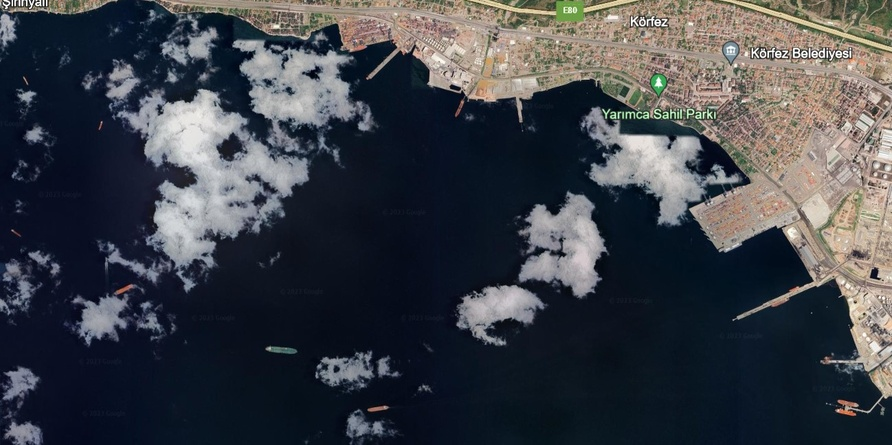
#> input picture m1.jpg, 892 x 445 px, shrunk from 1298 x 648 before the run
$ jupyter execute --allow-errors SENANUR_AGAC_PRJ.ipynb
#> lines starting #> are read from the running program, lines starting #| are printed output that depends on the picture; after the words box and inside, x2 and y2 are one past the last pixel; in counts of white or black regions, pixels touching at a corner belong together
## Proje - Müsilaj Tespiti

## Senanur Ağaç - 200102002043

[cell 1]
import cv2
import matplotlib.pyplot as plt
import numpy as np

def calculate_white_pixel_ratio(image):

    if len(image.shape) == 3:

        gray_image = cv2.cvtColor(image, cv2.COLOR_BGR2GRAY)
    else:
        gray_image = image

    # Beyaz piksellerin sayısını ve toplam piksel sayısını hesapla
    white_pixel_count = np.sum(gray_image == 255)
    total_pixel_count = gray_image.size

    # Beyaz piksel oranını hesapla
    white_pixel_ratio = (white_pixel_count / total_pixel_count) * 100


    print(f"Total Pixels: {total_pixel_count}")
    print(f"White Pixels: {white_pixel_count}")
    print(f"White Pixel Ratio: {white_pixel_ratio:.2f}%")

    return white_pixel_ratio

def process_image(image_path, ax, index):
    # Görüntüyü yükle
#> called with image_path = 'm1.jpg', ax = array of shape (6,), index = 'm1'
    image = cv2.imread(image_path)
#> image is the input picture: shape (445, 892, 3); mean B, G, R 72.3, 65.7, 62.3

    # Gri tonlamaya dönüştür
    gray_image = cv2.cvtColor(image, cv2.COLOR_BGR2GRAY)
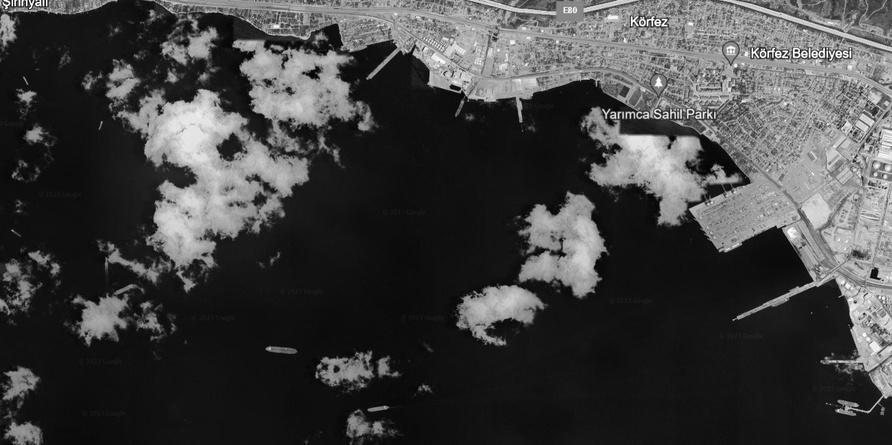
#> gray_image: shape (445, 892); min 0, max 255, mean 65.5

    # İlk subplot: Orijinal Görüntü
    ax[0].imshow(cv2.cvtColor(image, cv2.COLOR_BGR2RGB))
    ax[0].set_title(f'{index} - Original Image')
    ax[0].axis('off')

    ax[1].imshow(gray_image, cmap='gray')
    ax[1].set_title('Gray Image')
    ax[1].axis('off')

    #Blur
    gray_image2 = cv2.cvtColor(image, cv2.COLOR_BGR2GRAY)
    kernel = np.array([[0, -1, 0], [-1, 5, -1], [0, -1, 0]])
    sharpened = cv2.filter2D(gray_image2, -1, kernel)
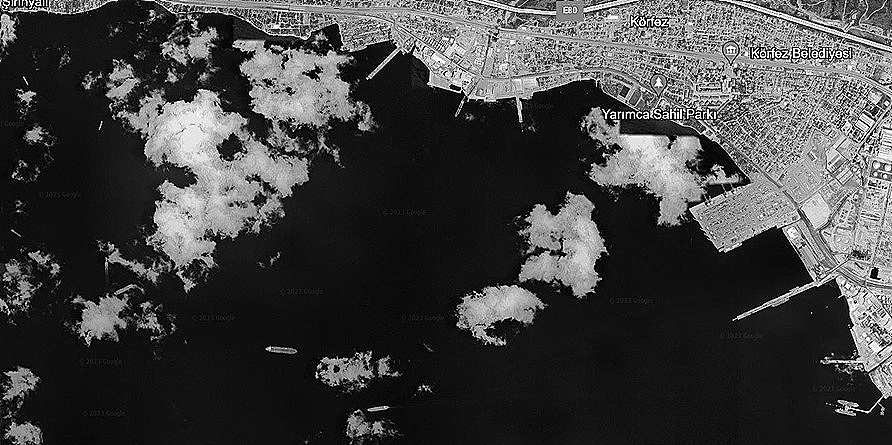
#> sharpened: shape (445, 892); min 0, max 255, mean 66


    ax[2].imshow(sharpened, cmap='gray')
    ax[2].set_title(f'{index} - Sharpened Image')
    ax[2].axis('off')

    # Thresholding (Otsu yöntemi kullanılabilir)
    _, binary_image = cv2.threshold(sharpened, 0, 255, cv2.THRESH_BINARY + cv2.THRESH_OTSU)
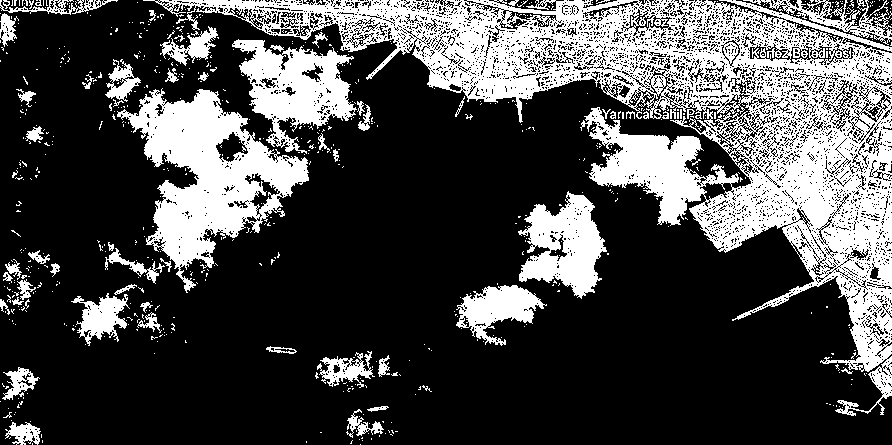
#> binary_image: shape (445, 892); 28.7% white; 703 white regions (644 under 20 px), largest, box (x1, y1, x2, y2) and area: (143, 0, 892, 416) 72015, (117, 88, 309, 293) 15728, (232, 39, 357, 154) 6781

    kernel = np.ones((5, 5), np.uint8)
    morphological_image = cv2.morphologyEx(binary_image, cv2.MORPH_CLOSE, kernel)
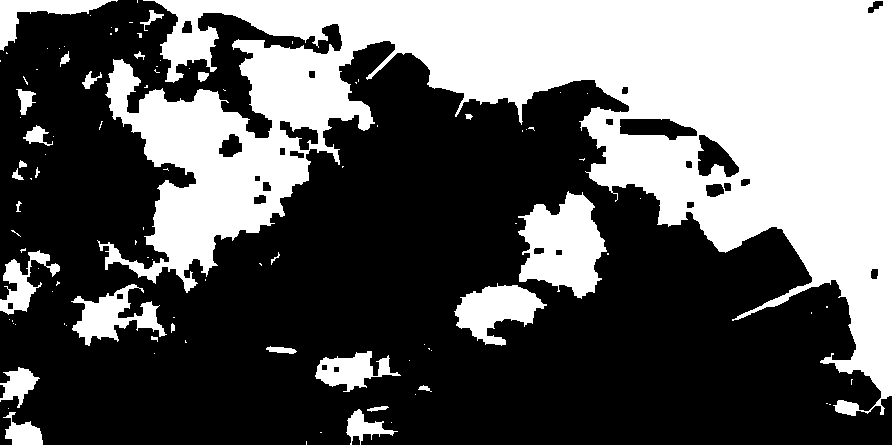
#> morphological_image: shape (445, 892); 37.7% white; 102 white regions (74 under 20 px), largest, box (x1, y1, x2, y2) and area: (97, 0, 892, 416) 128991, (518, 191, 607, 299) 6004, (454, 283, 547, 346) 3087

    # Connected Components analizi uygula
    num_labels, labels, stats, centroids = cv2.connectedComponentsWithStats(morphological_image, connectivity=4)
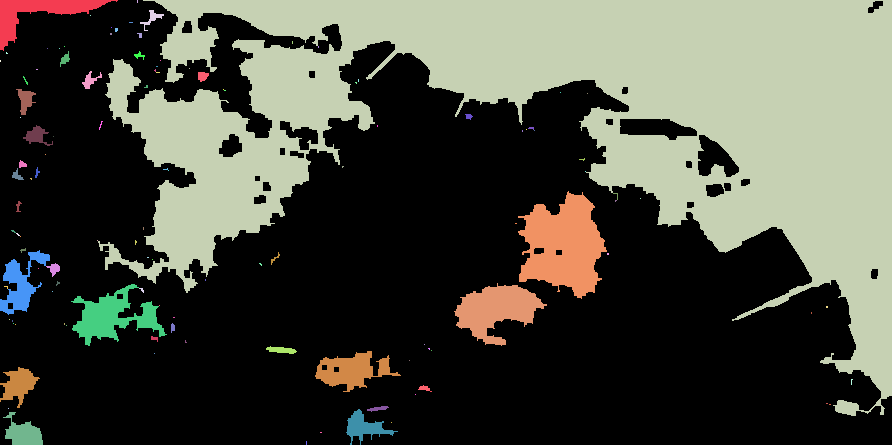
#> labels: shape (445, 892) int32; 119 distinct labels, from 0 to 118; one colour per label, 0 black
#> num_labels = 119; stats = 119 rows, first 6: [0, 0, 892, 445, 247382], [0, 0, 118, 51, 1819], [137, 0, 1, 3, 3], [98, 0, 794, 416, 128973], [140, 10, 24, 21, 131], [90, 15, 1, 1, 1]; centroids = 119 pairs, first value 0 to 851.1, second value 1 to 442.5

    # En büyük bileşeni seç
    largest_component_label = np.argmax(stats[1:, cv2.CC_STAT_AREA]) + 1
#> largest_component_label = 3
    largest_component_mask = (labels == largest_component_label).astype(np.uint8) * 255
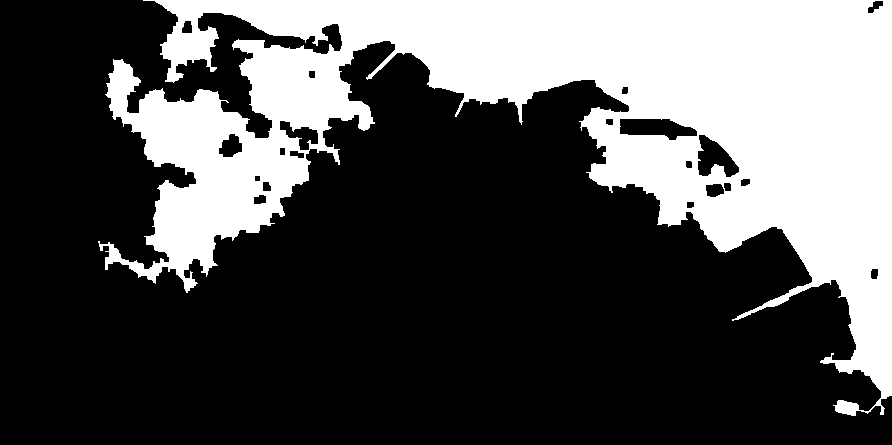
#> largest_component_mask: shape (445, 892); 32.5% white; 1 white region, box (x1, y1, x2, y2) and area: (98, 0, 892, 416) 128973

    # Kıyıyı siyah renkte göster
    coast_color = (0, 0, 0)  # BGR formatında renk (örneğin, siyah)
    coast_image = image.copy()
    coast_image[largest_component_mask == 255] = coast_color
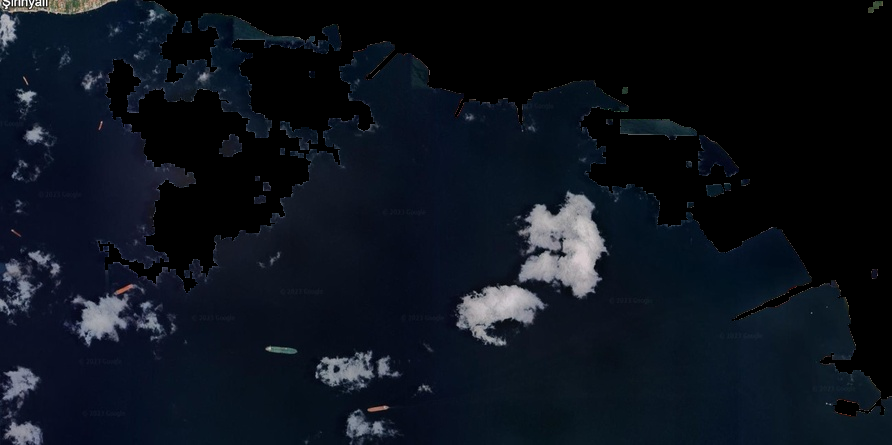
#> coast_image: shape (445, 892, 3); mean B, G, R 28.1, 18.7, 12.7

    ax[3].imshow(coast_image)
    ax[3].set_title(f'{index} - Kıyı etiketlenmiş görüntü')
    ax[3].axis('off')

    coast_img2 = cv2.cvtColor(coast_image, cv2.COLOR_BGR2GRAY)
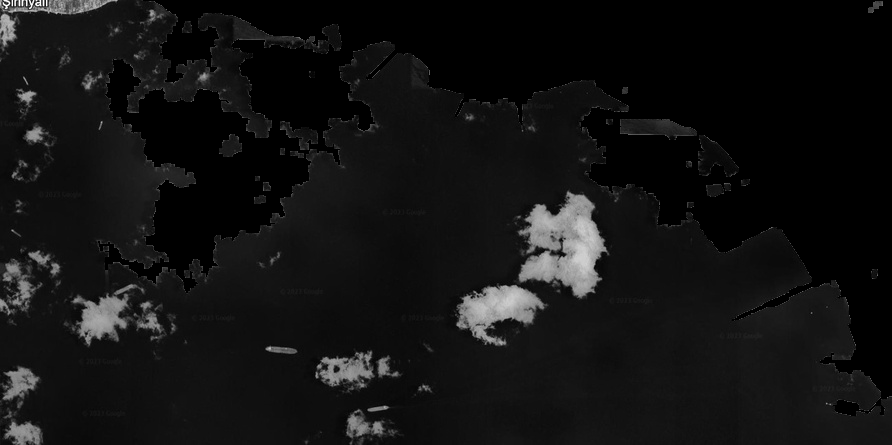
#> coast_img2: shape (445, 892); min 0, max 255, mean 18

    # Otsu yöntemi ile eşikleme
    _, otsu_thresholded_label = cv2.threshold(coast_img2, 0, 255, cv2.THRESH_BINARY + cv2.THRESH_OTSU)
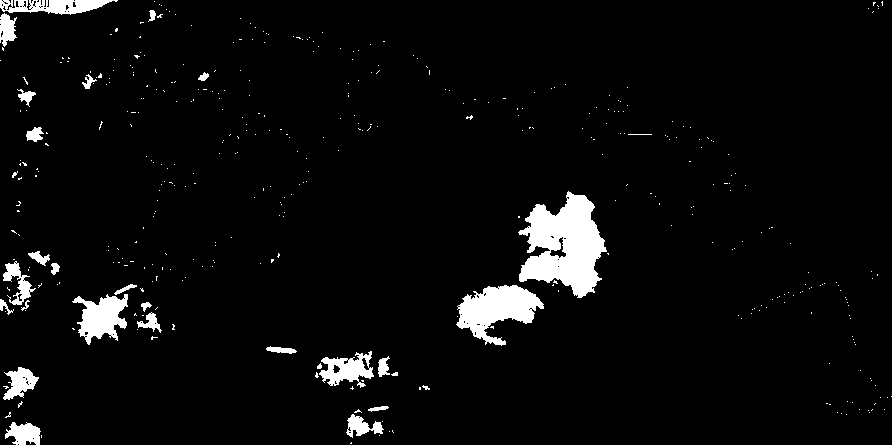
#> otsu_thresholded_label: shape (445, 892); 4.4% white; 414 white regions (384 under 20 px), largest, box (x1, y1, x2, y2) and area: (518, 191, 607, 298) 5639, (456, 285, 544, 346) 2858, (72, 294, 128, 345) 1590

    kernel = np.ones((3, 3), np.uint8)
    result_image = cv2.morphologyEx(otsu_thresholded_label, cv2.MORPH_OPEN, kernel)
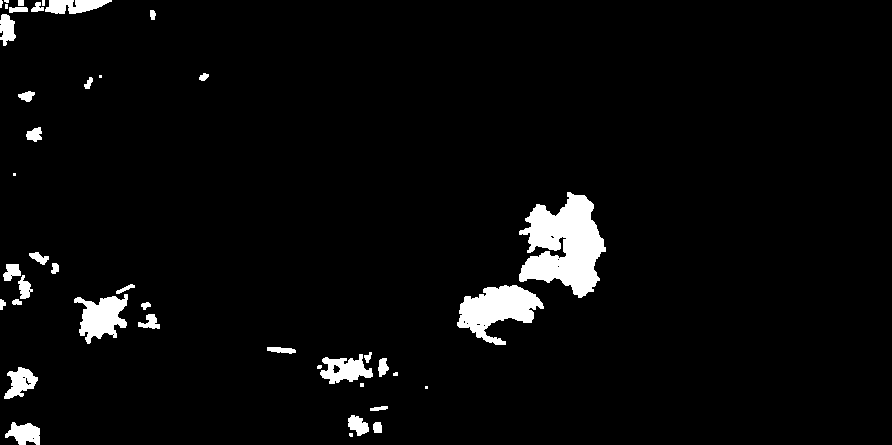
#> result_image: shape (445, 892); 3.9% white; 42 white regions (11 under 20 px), largest, box (x1, y1, x2, y2) and area: (519, 192, 606, 298) 5583, (457, 285, 544, 345) 2779, (74, 294, 128, 344) 1542

    ax[4].imshow(otsu_thresholded_label, cmap='gray')
    ax[4].set_title(f'{index} - Müsilaj tespiti')
    ax[4].axis('off')

    ax[5].imshow(result_image, cmap='gray')
    ax[5].set_title(f'{index} - Sonuç görüntüsü')
    ax[5].axis('off')

    white_pixel_ratio = calculate_white_pixel_ratio(result_image)
#> in calculate_white_pixel_ratio, `white_pixel_count = np.sum(gray_image == 255)`: white_pixel_count = 15588
#> in calculate_white_pixel_ratio, `white_pixel_ratio = (white_pixel_count / total_pixel_count) * 100`: white_pixel_ratio = 3.93
#| Total Pixels: 396940
#| White Pixels: 15588
#| White Pixel Ratio: 3.93%
#> white_pixel_ratio = 3.93

    # Sonuçları ekrana bas
    print(f"{index} - Image: {image_path}, White Pixel Ratio: {white_pixel_ratio:.2f}%")
#| m1 - Image: m1.jpg, White Pixel Ratio: 3.93%
#> pass 2 of the loop `for i, path in enumerate(image_paths):`:
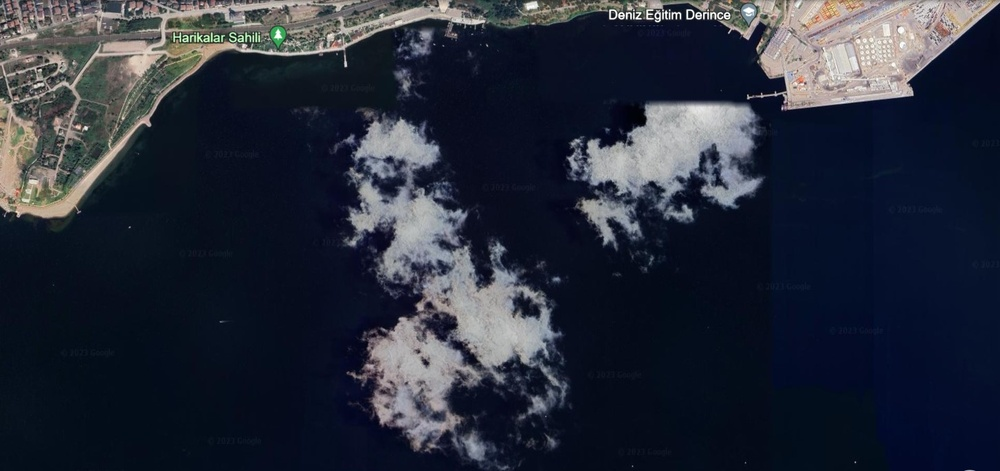
#> input picture m2.jpg, 1000 x 471 px, shrunk from 1455 x 686 before the run
#> in process_image, image is the input picture: shape (471, 1000, 3); mean B, G, R 58.2, 44.8, 39.4
#> gray_image: shape (471, 1000)
#> sharpened: shape (471, 1000)
#> binary_image: shape (471, 1000); 18.3% white; 989 white regions (940 under 20 px), largest, box (x1, y1, x2, y2) and area: (0, 0, 1000, 219) 42981, (343, 113, 562, 452) 24747, (567, 102, 763, 211) 11464
#> morphological_image: shape (471, 1000); 25% white; 98 white regions (84 under 20 px), largest, box (x1, y1, x2, y2) and area: (0, 0, 1000, 219) 67537, (342, 109, 567, 461) 33386, (567, 102, 763, 251) 15667
#> in process_image (call 2), `num_labels, labels, stats, centroids = cv2.connectedComponentsWithStat..`:
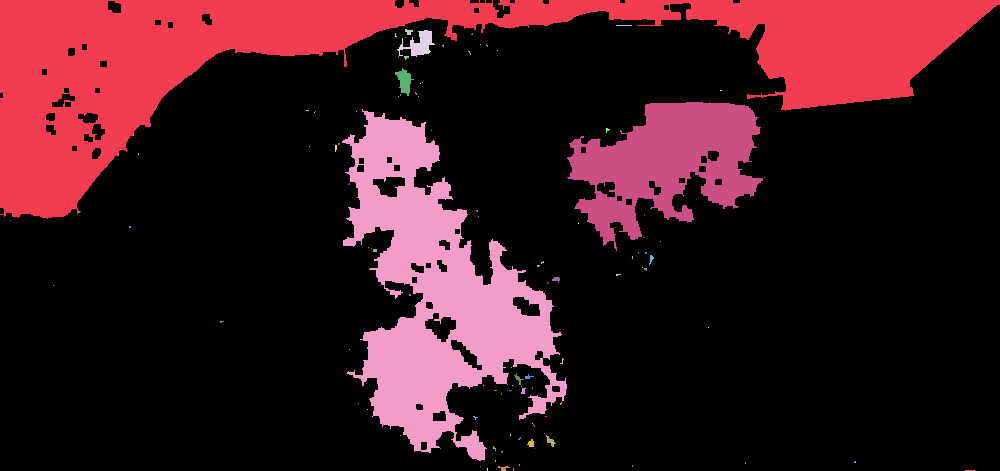
#> labels: shape (471, 1000) int32; 109 distinct labels, from 0 to 108; one colour per label, 0 black
#> num_labels = 109; stats = 109 rows, first 6: [0, 0, 1000, 471, 353119], [0, 0, 1000, 219, 67537], [616, 25, 16, 1, 16], [405, 29, 8, 6, 30], [397, 30, 38, 27, 461], [395, 33, 2, 4, 5]; centroids = 109 pairs, first value 10 to 969.5, second value 25 to 470
#> largest_component_label = 1
#> largest_component_mask: shape (471, 1000); 14.3% white; 1 white region, box (x1, y1, x2, y2) and area: (0, 0, 1000, 219) 67537
#> coast_image: shape (471, 1000, 3)
#> coast_img2: shape (471, 1000)
#> otsu_thresholded_label: shape (471, 1000); 9.1% white; 228 white regions (215 under 20 px), largest, box (x1, y1, x2, y2) and area: (344, 113, 567, 450) 27196, (567, 102, 762, 211) 12010, (580, 194, 642, 250) 1420
#> in process_image (call 2), `result_image = cv2.morphologyEx(otsu_thresholded_label, cv2.MORPH_OPEN..`:
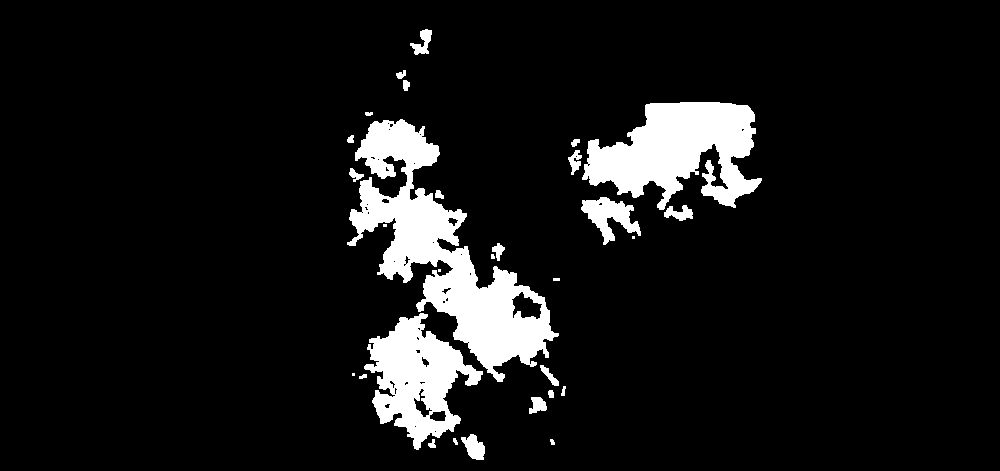
#> result_image: shape (471, 1000); 8.7% white; 30 white regions (5 under 20 px), largest, box (x1, y1, x2, y2) and area: (347, 119, 559, 382) 17801, (582, 102, 762, 210) 11563, (364, 313, 483, 450) 7954
#| Total Pixels: 471000
#| White Pixels: 40933
#| White Pixel Ratio: 8.69%
#> in process_image (call 2), `white_pixel_ratio = calculate_white_pixel_ratio(result_image)`: white_pixel_ratio = 8.69
#| m2 - Image: m2.jpg, White Pixel Ratio: 8.69%
#> pass 3 of the loop `for i, path in enumerate(image_paths):`:
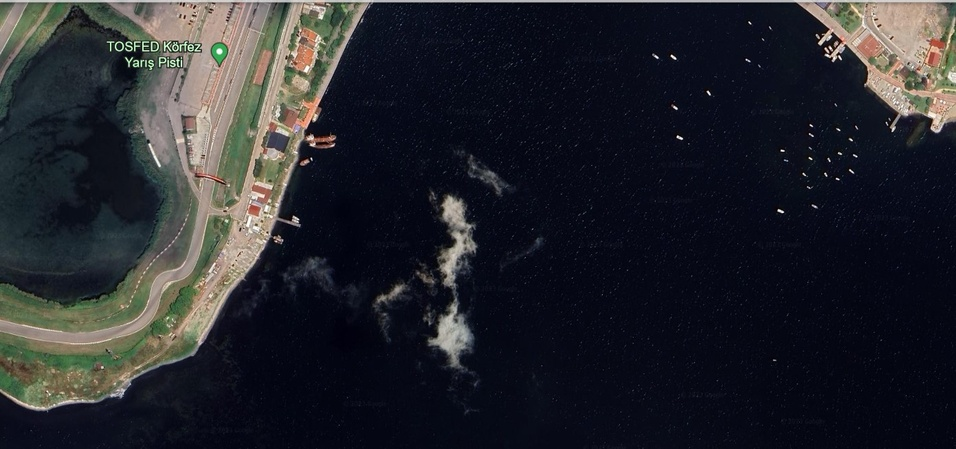
#> input picture m3.jpg, 956 x 449 px, shrunk from 1391 x 653 before the run
#> in process_image, image is the input picture: shape (449, 956, 3); mean B, G, R 44.3, 38.4, 37.1
#> gray_image: shape (449, 956)
#> sharpened: shape (449, 956)
#> binary_image: shape (449, 956); 17% white; 2074 white regions (2048 under 20 px), largest, box (x1, y1, x2, y2) and area: (0, 0, 956, 412) 65389, (428, 195, 477, 368) 2829, (304, 132, 336, 148) 199
#> morphological_image: shape (449, 956); 22.8% white; 1170 white regions (1139 under 20 px), largest, box (x1, y1, x2, y2) and area: (0, 0, 956, 412) 89335, (423, 192, 477, 372) 4069, (468, 155, 508, 194) 442
#> labels: shape (449, 956) int32; 1233 distinct labels, from 0 to 1232
#> num_labels = 1233; stats = 1233 rows, first 6: [0, 2, 956, 447, 331467], [0, 0, 956, 412, 89334], [375, 8, 4, 2, 6], [476, 8, 1, 2, 2], [497, 8, 4, 2, 5], [518, 8, 2, 1, 2]; centroids = 1233 pairs, first value 0.4 to 955, second value 8 to 448
#> largest_component_mask: shape (449, 956); 20.8% white; 1 white region, box (x1, y1, x2, y2) and area: (0, 0, 956, 412) 89334
#> coast_image: shape (449, 956, 3)
#> coast_img2: shape (449, 956)
#> otsu_thresholded_label: shape (449, 956); 1.2% white; 273 white regions (255 under 20 px), largest, box (x1, y1, x2, y2) and area: (428, 195, 477, 368) 3243, (377, 284, 405, 304) 199, (480, 170, 501, 194) 154
#> in process_image (call 3), `result_image = cv2.morphologyEx(otsu_thresholded_label, cv2.MORPH_OPEN..`:
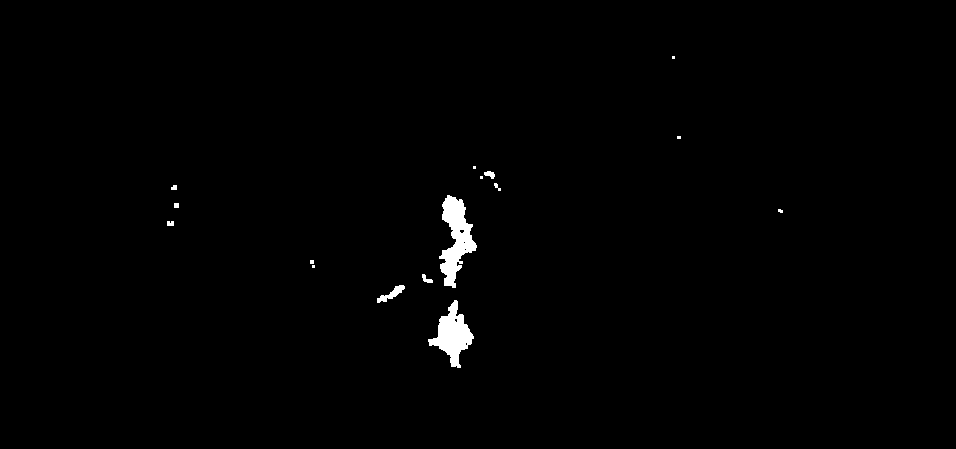
#> result_image: shape (449, 956); 0.84% white; 16 white regions (7 under 20 px), largest, box (x1, y1, x2, y2) and area: (439, 195, 477, 288) 1721, (428, 300, 474, 368) 1402, (377, 285, 405, 303) 185
#| Total Pixels: 429244
#| White Pixels: 3606
#| White Pixel Ratio: 0.84%
#> in process_image (call 3), `white_pixel_ratio = calculate_white_pixel_ratio(result_image)`: white_pixel_ratio = 0.84
#| m3 - Image: m3.jpg, White Pixel Ratio: 0.84%

# Görüntüleri işle
image_paths = ["m1.jpg", "m2.jpg", "m3.jpg", "m4.jpg", "m5.jpg", "m6.jpg", "m7.jpg", "m8.jpg"]
fig, axs = plt.subplots(len(image_paths), 6, figsize=(15, 3 * len(image_paths)))

#> (the rest of this cell did not finish here and is left out)
